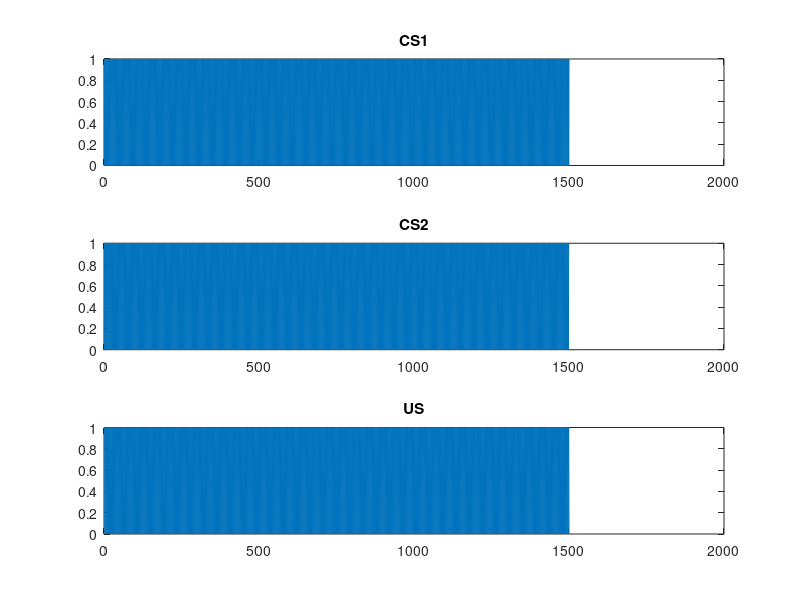

Recreate this plot in MATLAB.
%%
clear;
clc;
trials = [] ;% CS1 | CS2 | US // 0 for +, 1 for -

V_CS1 = 0;
V_CS2 = 0;

dV_CS1 = 0;
dV_CS2 = 0;

CS1_saliency = 1;
CS2_saliency = 0.2;
US_saliency = 1;

learningRate_aq = 0.1; 
learningRate_ex = 0.05;
%%
% trials = zeros(40,3);
% trials(1:20,1) = 1; % CS ON
% trials(11:20,3) = 1; % US ON
% trials = repmat(trials,20,1);
trials = zeros(3,3);
trials(1,1) = 1; % CS ON
trials(1,3) = 1;
trials(2,2) = 1;
trials(2,3) = 1;
trials(3,1) = 1;
trials(3,2) = 1;
trials = repmat(trials,500,1);
% for i = 1 : 100
%     trials(i,1) = 1;
%     trials(i,2) = 0;
%     trials(i,3) = 0;
% end
% for i = 101 : 200
%     trials(i,1) = 1;
%     trials(i,2) = 0;
%     trials(i,3) = 1;
% end
% for i = 101 : 125
%     trials(i,1) = 1;
%     trials(i,2) = 1;
%     trials(i,3) = 0;
% end
% for i = 201 : 300
%     trials(i,1) = 0;
%     trials(i,2) = 0;
%     trials(i,3) = 0;
% end
% for i = 301 : 310
%     trials(i,1) = 1;
%     trials(i,2) = 1;
%     trials(i,3) = 0;
% end
%% 
save('Quiz.mat');
%%
figure;
clf;
subplot(3,1,1);
plot(trials(:,1));
title('CS1');
hold on;
subplot(3,1,2);
plot(trials(:,2));
title('CS2');
subplot(3,1,3);
plot(trials(:,3));
title('US');
